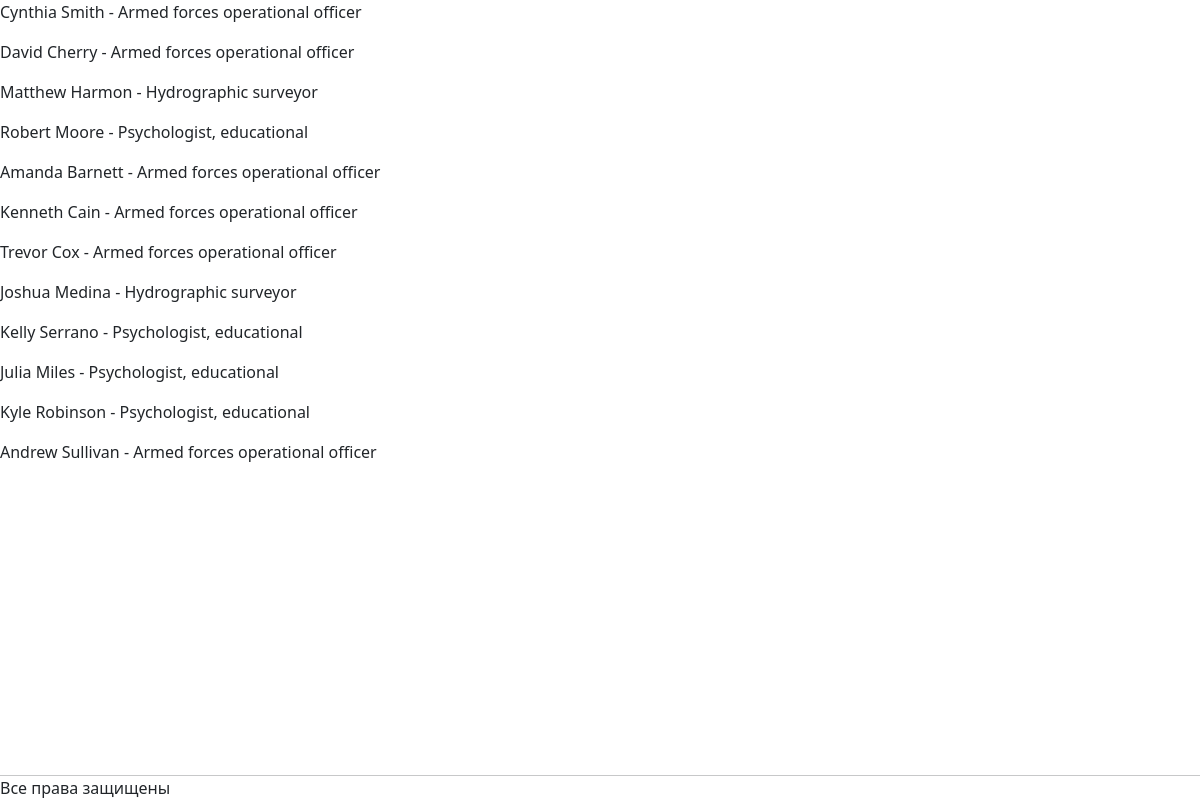
/students, run on the app's committed database.
### models_01.py (models this page shows, shortened)
class Student(db.Model):
    id = db.Column(db.Integer, primary_key=True)
    name = db.Column(db.String(50), nullable=False)
    last_name = db.Column(db.String(50), nullable=False)
    age = db.Column(db.Integer, nullable=False)
    gender = db.Column(db.String(10), nullable=False)
    group = db.Column(db.Integer, nullable=False)
    faculty_id = db.Column(db.Integer, db.ForeignKey('faculty.id'), nullable=False)

class Faculty(db.Model):
    id = db.Column(db.Integer, primary_key=True)
    name = db.Column(db.String(50), nullable=False)
    student = db.relationship('Student', backref='faculty', lazy=True)

### app.py (the view)
@app.route('/students')
def get_students():
    students = Student.query.all()
    faculties = Faculty.query.all()
    context = {
        'students': students,
        'faculties': faculties,
    }
    return render_template('students.html', **context)

### templates/students.html (shortened to what this page needs)
{% extends 'base.html' %}
{% block content %}
    <div class="row">
        <div class="row">
            {% for student in students %}
                <p>{{ student.name }} {{ student.last_name }} - {{ student.faculty.name }}</p>
            {% endfor %}
        </div>
    </div>
{% endblock %}

### templates/base.html (shortened to what this page needs)
<!doctype html>
<html lang="en">
<head>
    <link href="https://cdn.jsdelivr.net/npm/bootstrap@5.3.3/dist/css/bootstrap.min.css" rel="stylesheet"
>
</head>
<body>
{% block content %}{% endblock %}
<div class="row fixed-bottom modal-footer">
    <hr>
    <p>Все права защищены
    </p>
</div>
</body>
</html>

### data on the page
Student: name "Cynthia", last_name "Smith", faculty.name "Armed forces operational officer"
Student: name "David", last_name "Cherry", faculty.name "Armed forces operational officer"
Student: name "Matthew", last_name "Harmon", faculty.name "Hydrographic surveyor"
Student: name "Robert", last_name "Moore", faculty.name "Psychologist, educational"
Student: name "Amanda", last_name "Barnett", faculty.name "Armed forces operational officer"
Student: name "Kenneth", last_name "Cain", faculty.name "Armed forces operational officer"
Student: name "Trevor", last_name "Cox", faculty.name "Armed forces operational officer"
Student: name "Joshua", last_name "Medina", faculty.name "Hydrographic surveyor"
Student: name "Kelly", last_name "Serrano", faculty.name "Psychologist, educational"
Student: name "Julia", last_name "Miles", faculty.name "Psychologist, educational"
Student: name "Kyle", last_name "Robinson", faculty.name "Psychologist, educational"
Student: name "Andrew", last_name "Sullivan", faculty.name "Armed forces operational officer"
